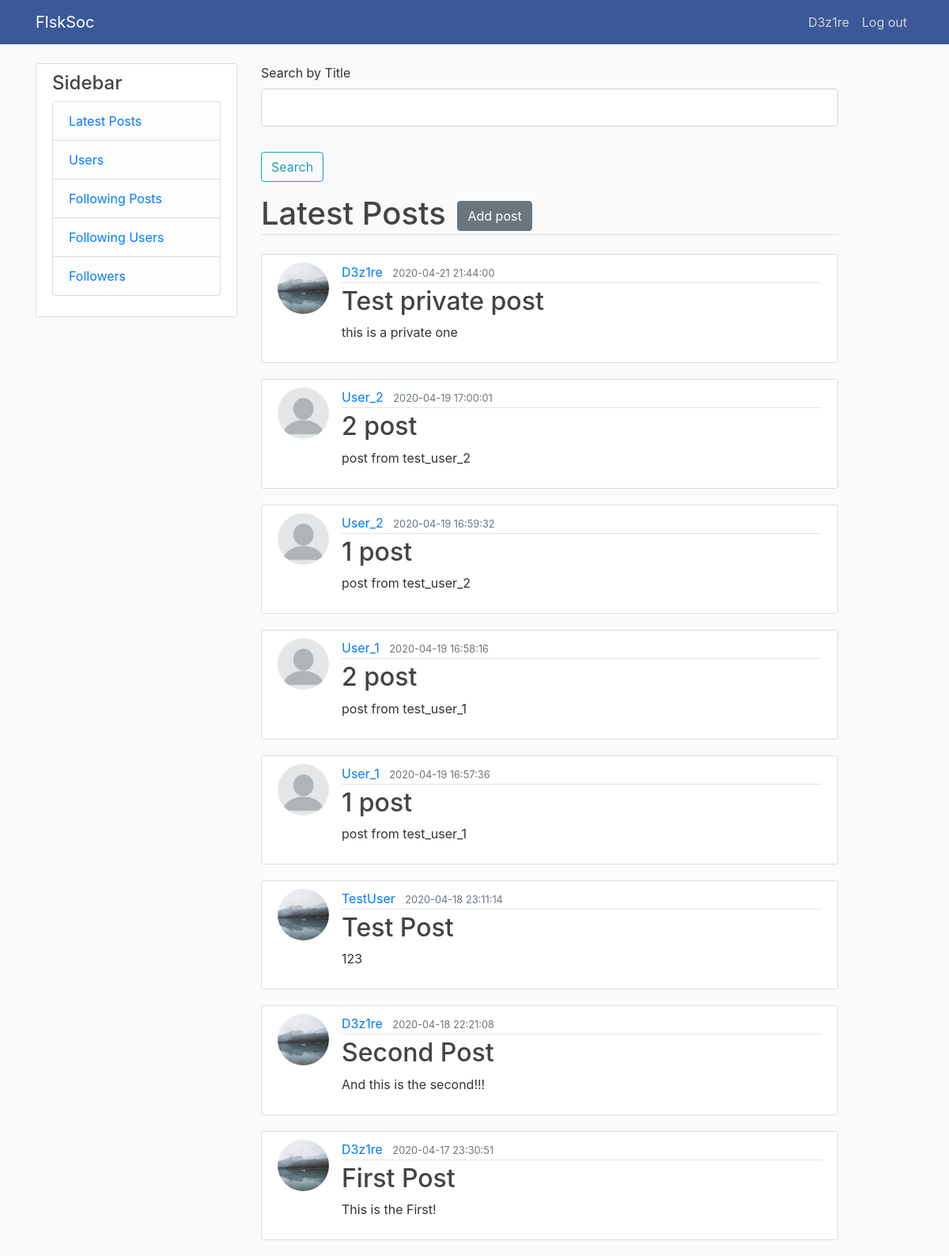
Page / (signed in) on the earlier database version.
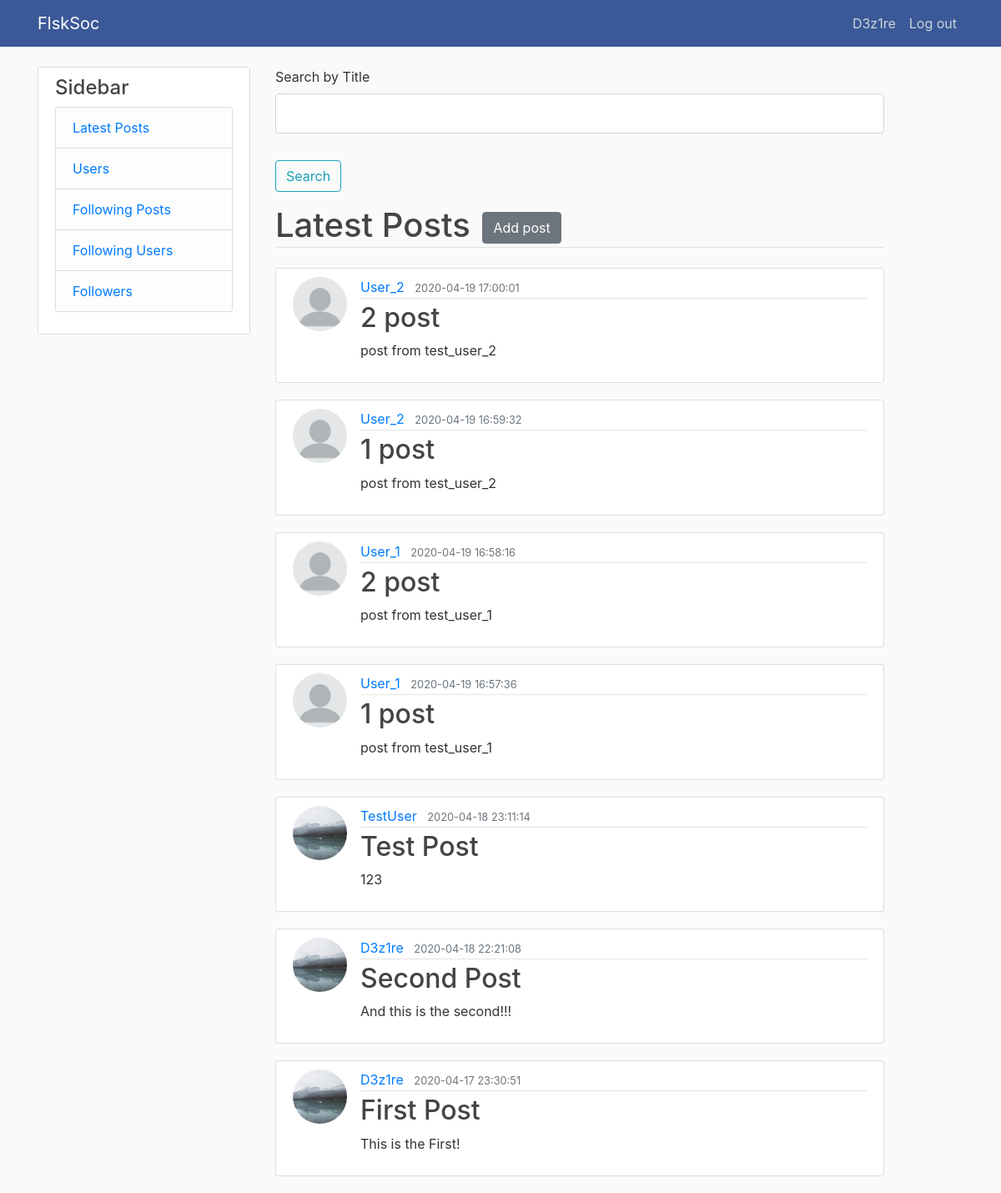
Same page on the later database version.
### data/post.py (models this page shows, shortened)
class Post(SqlAlchemyBase, SerializerMixin):
    __tablename__ = 'posts'
    id = sqlalchemy.Column(sqlalchemy.Integer, primary_key=True, autoincrement=True)
    title = sqlalchemy.Column(sqlalchemy.String, nullable=False)
    content = sqlalchemy.Column(sqlalchemy.String, nullable=True)
    created_date = sqlalchemy.Column(sqlalchemy.DateTime, default=datetime.datetime.now)
    is_private = sqlalchemy.Column(sqlalchemy.Boolean, default=False)
    user_id = sqlalchemy.Column(sqlalchemy.Integer, sqlalchemy.ForeignKey("users.id"))
    user = orm.relation('User')

### data/user.py (models this page shows, shortened)
class User(SqlAlchemyBase, UserMixin, SerializerMixin):
    __tablename__ = 'users'
    id = sqlalchemy.Column(sqlalchemy.Integer, primary_key=True, autoincrement=True)
    username = sqlalchemy.Column(sqlalchemy.String, nullable=False)
    name = sqlalchemy.Column(sqlalchemy.String, nullable=True)
    surname = sqlalchemy.Column(sqlalchemy.String, nullable=True)
    email = sqlalchemy.Column(sqlalchemy.String, index=True, unique=True, nullable=False)
    hashed_password = sqlalchemy.Column(sqlalchemy.String, nullable=True)
    created_date = sqlalchemy.Column(sqlalchemy.DateTime, default=datetime.datetime.now)
    image_file = sqlalchemy.Column(sqlalchemy.String, nullable=False, default='default.png')
    posts = orm.relation("Post", back_populates='user')

### posts.py (the view, shortened to what this page needs)
@posts.route("/", methods=['GET', 'POST'])
def index():
    form = SearchByTitleForm()
    session = db_session.create_session()
    if current_user.is_authenticated:
        following = [i[0] for i in session.query(User.id).
            filter(Relationship.from_user == current_user.id).
            filter(Relationship.to_user == User.id).all()]
        posts = session.query(Post).filter((Post.user_id.in_(following) & (Post.is_private == True)) | (Post.user_id == current_user.id) | (Post.is_private != True)).order_by(
            Post.created_date.desc())
    else:
        posts = session.query(Post).filter(Post.is_private != True).order_by(
            Post.created_date.desc())
    return render_template("index.html", posts=posts, title='Feed', form=form)

### data/search.py
class SearchByTitleForm(FlaskForm):
    title = StringField('Search by Title')
    submit = SubmitField('Search')

### data/db_session.py (called while the page is built)
def create_session() -> Session:
    global __factory
    return __factory()

### main.py (called while the page is built)
def main():
    db_session.global_init("db/soc.sqlite")
    app.register_blueprint(users)
    app.register_blueprint(posts)
    app.register_blueprint(errors)
    @login_manager.user_loader
    def load_user(user_id):
        session = db_session.create_session()
        return session.query(User).get(user_id)
    app.run()

### templates/index.html (shortened to what this page needs)
{% extends "base.html" %}
{% block content %}
    <form action="" method="post">
            <fieldset class="form-group">
                <div class="form-group">
                    {{ form.title.label(class="form-control-label") }}
                    {% if form.title.errors %}
                        {{ form.title(class="form-control form-control-lg is-invalid") }}
                        <div class="invalid-feedback">
                            {% for error in form.title.errors %}
                                <span>{{ error }}</span>
                            {% endfor %}
                        </div>
                    {% else %}
                        {{ form.title(class="form-control form-control-lg") }}
                    {% endif %}
                </div>
            </fieldset>
            <div class="form-group">
                {{ form.submit(class="btn btn-outline-info") }}
            </div>
        </form>
    <h1 class="border-bottom mb-4"> Latest Posts
        {% if current_user.is_authenticated %}
            <a href="/add_post" class="btn btn-secondary m-1">Add post</a>
        {% endif %}
    </h1>
{% for post in posts%}
    <article class="media content-section">
        <img class="rounded-circle article-img" src="{{ url_for('static', filename='profile_pics/' + post.user.image_file) }}">
        <div class="media-body">
            <div class="article-metadata">
                <a class="mr-2" href="/user/{{ post.user.id }}">{{ post.user.username }}</a>
                <small class="text-muted">{{ post.created_date.replace(microsecond=0).isoformat(' ') }}</small>
            </div>
            <h2><a class="article-title" href="/post/{{ post.id }}">{{ post.title }}</a></h2>
            <p class="article-content">{{ post.content }}</p>
        </div>
    </article>
{% endfor %}
{% endblock %}

Differences in the rows shown:
removed Post: image_file (picture), user.username "D3z1re", created_date.replace "2020-04-21 21:44:00", title "Test private post", content "this is a private one"
